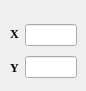
     <widget class="QWidget" name="page">
      <widget class="QWidget" name="layoutWidget7">
       <property name="geometry">
        <rect>
         <x>10</x>
         <y>20</y>
         <width>67</width>
         <height>62</height>
        </rect>
       </property>
       <layout class="QHBoxLayout" name="horizontalLayout">
        <item>
         <layout class="QVBoxLayout" name="layoutLabelPonto">
          <item>
           <widget class="QLabel" name="label_5">
            <property name="font">
             <font>
              <family>Times New Roman</family>
              <italic>false</italic>
              <bold>true</bold>
             </font>
            </property>
            <property name="text">
             <string>X</string>
            </property>
           </widget>
          </item>
          <item>
           <widget class="QLabel" name="label_2">
            <property name="font">
             <font>
              <family>Times New Roman</family>
              <italic>false</italic>
              <bold>true</bold>
             </font>
            </property>
            <property name="text">
             <string>Y</string>
            </property>
           </widget>
          </item>
         </layout>
        </item>
        <item>
         <layout class="QVBoxLayout" name="verticalLayout_3">
          <item>
           <widget class="QLineEdit" name="inputX"/>
          </item>
          <item>
           <widget class="QLineEdit" name="inputY"/>
          </item>
         </layout>
        </item>
       </layout>
      </widget>
     </widget>
